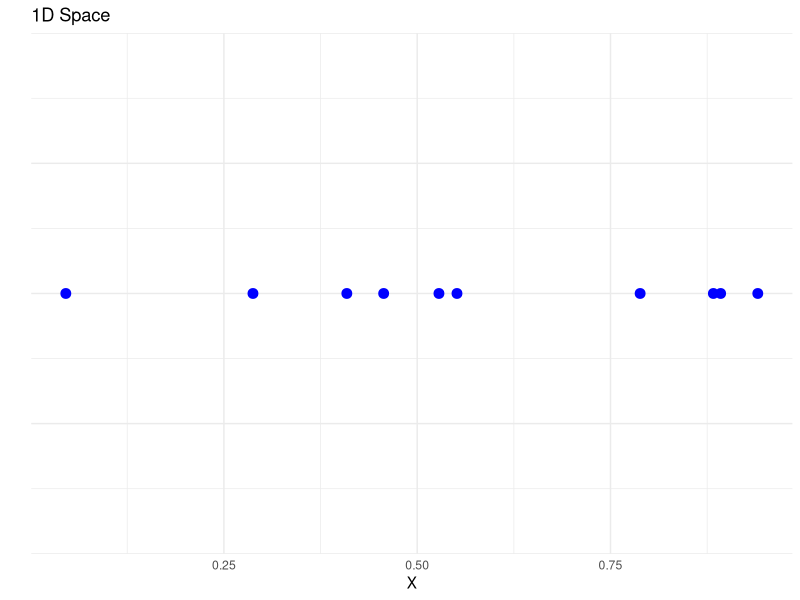
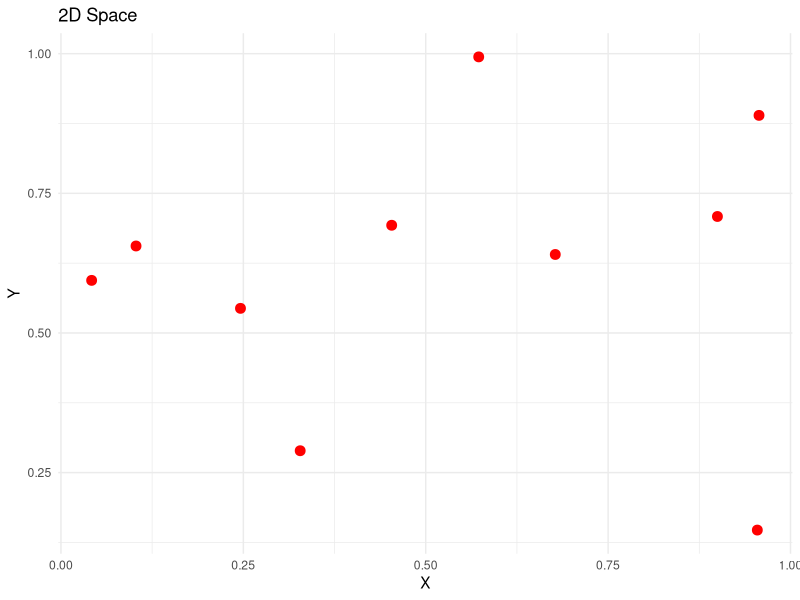
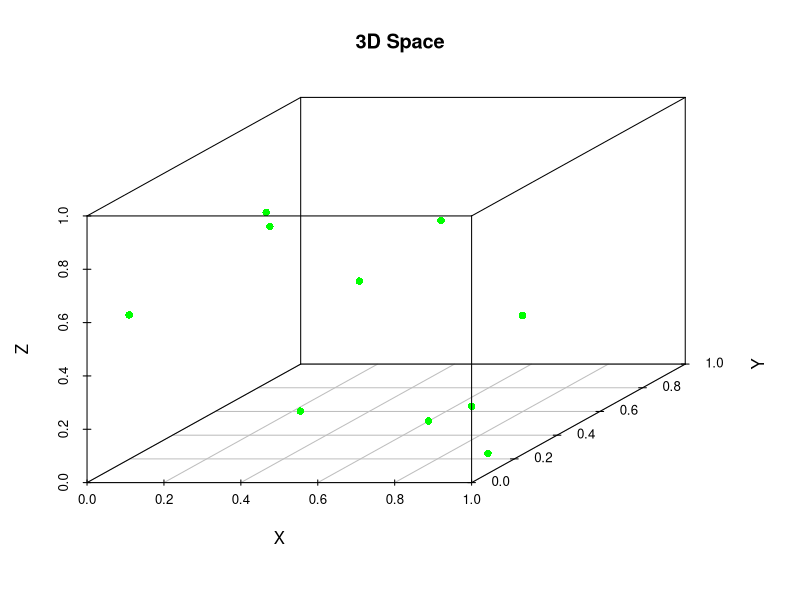
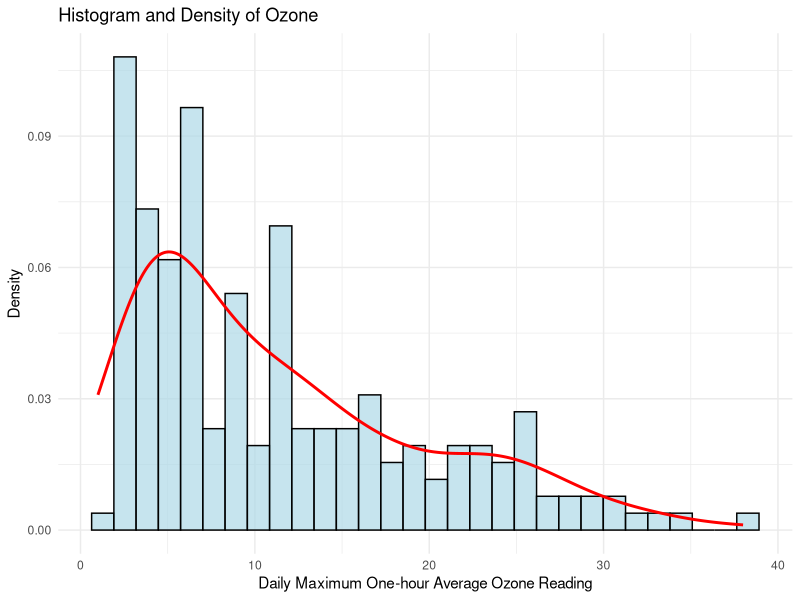
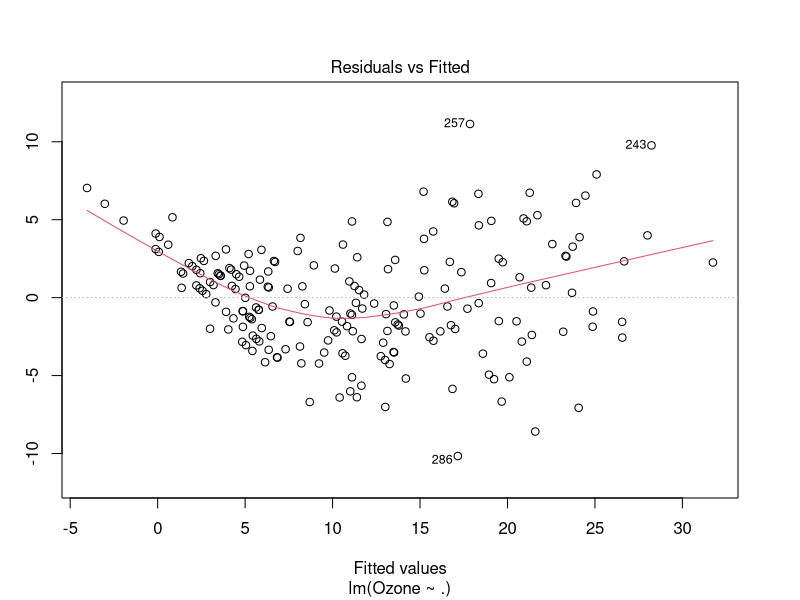

Generate these figures, in order, with R:
## ---- chunk 1
# Load necessary libraries
library(ggplot2)
library(scatterplot3d)

# Set seed for reproducibility
set.seed(123)

# Number of points
n_points <- 10

# 1D: Generate random points on a line
points_1d <- data.frame(x = runif(n_points, 0, 1))

# 2D: Generate random points on a 2D plane
points_2d <- data.frame(x = runif(n_points, 0, 1), 
                        y = runif(n_points, 0, 1))

# 3D: Generate random points in a 3D space
points_3d <- data.frame(x = runif(n_points, 0, 1), 
                        y = runif(n_points, 0, 1), 
                        z = runif(n_points, 0, 1))

# Plot 1D
p1 <- ggplot(points_1d, aes(x = x, y = rep(0, n_points))) + 
  geom_point(size = 3, color = 'blue') +
  xlab("X") + ylab("") +
  ggtitle("1D Space") + 
  theme_minimal() + 
  theme(axis.text.y = element_blank(),
        axis.ticks.y = element_blank())

# Plot 2D
p2 <- ggplot(points_2d, aes(x = x, y = y)) + 
  geom_point(size = 3, color = 'red') +
  xlab("X") + ylab("Y") +
  ggtitle("2D Space") + 
  theme_minimal()



## ---- chunk 2
# Display 1D plot
print(p1)
## ---- chunk 3
# Display 2D plot
print(p2)
## ---- chunk 4
# Plot 3D using scatterplot3d
# This directly generates the 3D plot without storing it as a variable
scatterplot3d(points_3d$x, points_3d$y, points_3d$z, 
              pch = 16, color = "green", 
              xlab = "X", ylab = "Y", zlab = "Z",
              main = "3D Space")

## ---- chunk 5
data("Ozone", package = "mlbench")
names(Ozone) <- c("Month", "Day_of_Month", "Day_of_Week", "Ozone", 
                        "Pressure", "Wind", "Humidity", "Temp1", "Temp2", 
                        "Inversion_Height", "Pressure_Gradient", 
                        "Inversion_Temp", "Visibility")

Ozone <- na.omit(Ozone)

ggplot(Ozone, aes(x = Ozone)) +
  geom_histogram(aes(y = ..density..), bins = 30, color = "black", fill = "lightblue", alpha = 0.7) +
  geom_density(color = "red", size = 1) +
  labs(x = "Daily Maximum One-hour Average Ozone Reading", y = "Density", title = "Histogram and Density of Ozone") +
  theme_minimal()
## ---- chunk 6
lm_model <- lm(Ozone ~., data = Ozone)
plot(lm_model, which = 1)
## ---- chunk 7
# Fit the linear model (lm)
lm_model <- lm(Ozone ~ ., data = Ozone)

# Fit the GLM model (for example, using Gamma family)
glm_model <- glm(Ozone ~ ., data = Ozone, family = Gamma(link = "log"))

# Compare AIC
AIC(lm_model, glm_model)
